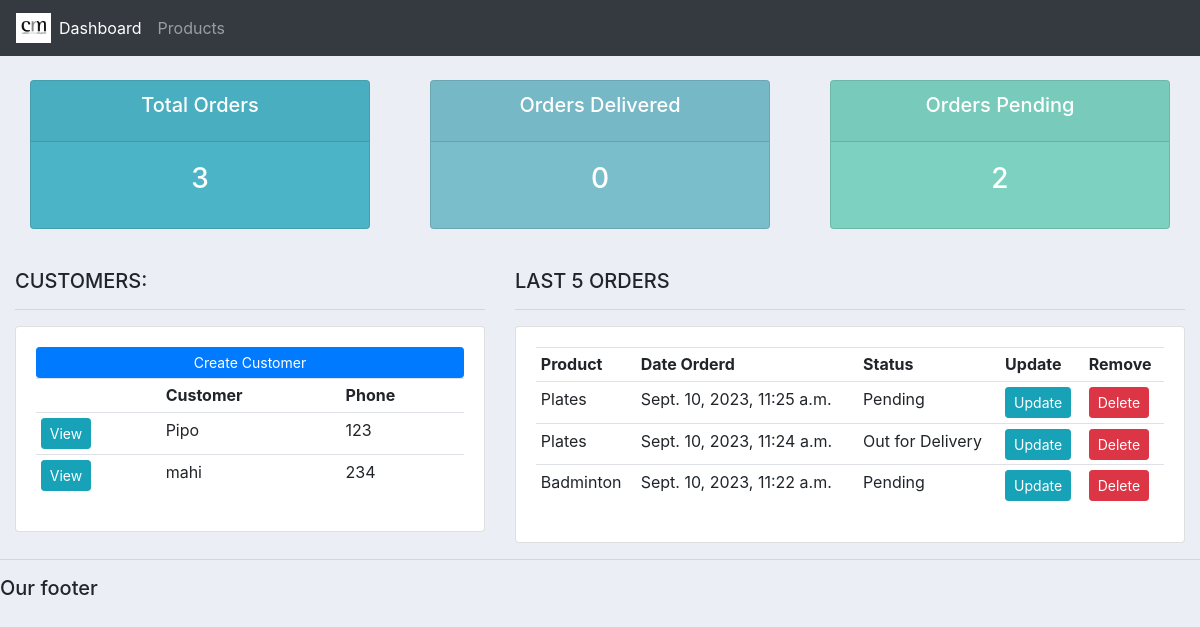
/, run on an earlier commit of the app's database.
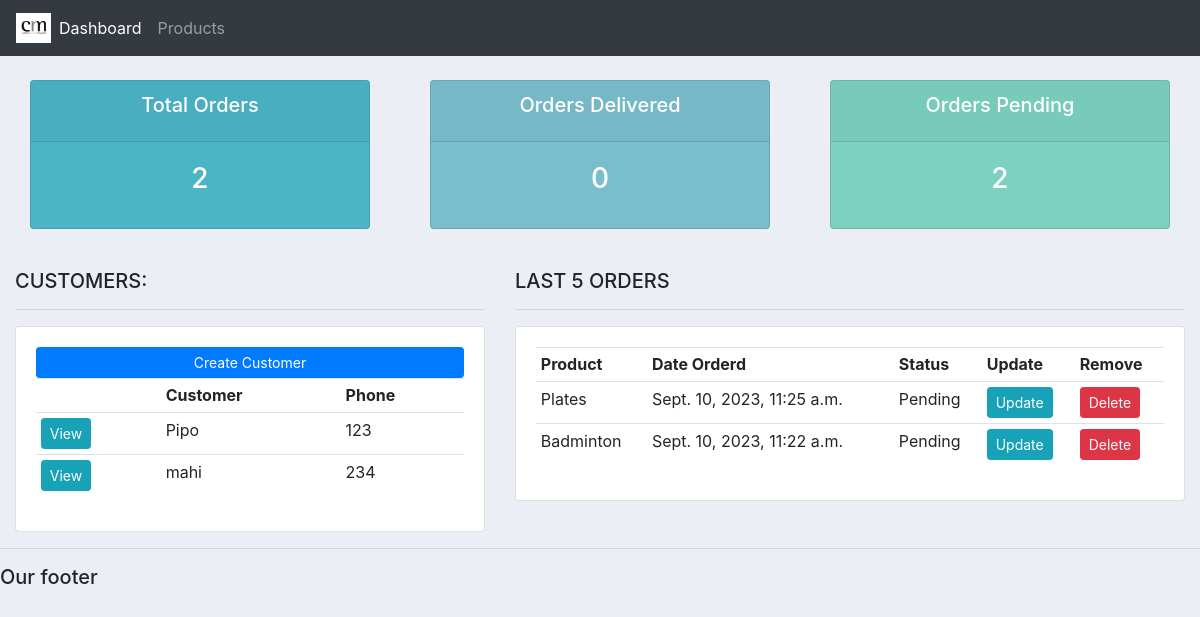
And on a later commit of the database.
### accounts/models.py (models this page shows, shortened)
class Customer(models.Model):
    name = models.CharField(max_length=200, null=True)
    phone = models.CharField(max_length=200, null=True)
    email = models.CharField(max_length=200, null=True)
    date_created = models.DateTimeField(auto_now_add=True, null = True)

class Order(models.Model):
    STATUS = (
        ('Pending', 'Pending'),
        ('Out for Delivery', 'Out for Delivery'),
        ('Delivered', 'Delivered'),
    )
    customer = models.ForeignKey(Customer, null=True, on_delete=models.SET_NULL)
    product = models.ForeignKey(Product, null=True, on_delete=models.SET_NULL)
    date_created = models.DateTimeField(auto_now_add=True, null=True)
    status = models.CharField(max_length = 200, null = True, choices = STATUS)
    note = models.CharField(max_length = 200, null = True)

class Product(models.Model):
    CATEGORY = (
        ('Indoor', 'Indoor'),
        ('Outdoor', 'Outdoor'),
    )
    name = models.CharField(max_length=200, null=True)
    price = models.FloatField(null = True)
    category = models.CharField(max_length=200, null=True, choices = CATEGORY)
    description = models.CharField(max_length=200, null=True, blank = True)
    date_created = models.DateTimeField(auto_now_add=True, null = True)
    tags = models.ManyToManyField(Tag)
    def __str__(self):
        return self.name

### accounts/views.py (the view)
# urls.py: path('', views.home, name = 'home'),
def home(request):
    orders = Order.objects.all()
    total_orders = orders.count()
    delivered = orders.filter(status = 'Delivered').count()
    pending = orders.filter(status = 'Pending').count()
    customers = Customer.objects.all()
    orders = orders.order_by('-date_created')[:5]
    context ={
        'total_orders' : total_orders,
        'delivered' : delivered,
        'pending' : pending,
        'customers' : customers,
        'orders' : orders
    }
    return render(request, 'accounts/dashboard.html', context)

### accounts/templates/accounts/dashboard.html
{%  extends 'accounts/main.html' %}
{% block content %}
{%  include 'accounts/status.html' %}
<br>
<div class="row">
	<div class="col-md-5">
		<h5>CUSTOMERS:</h5>
		<hr>
		<div class="card card-body">
			<a class="btn btn-primary  btn-sm btn-block" href="#">Create Customer</a>
			<table class="table table-sm">
				<tr>
					<th></th>
					<th>Customer</th>
					<th>Phone</th>
				</tr>
				{% for customer in customers%}
				<tr>
					<td><a class = "btn btn-sm btn-info" href="{% url 'customer' customer.id %}">View</a></td>
					<td>{{customer.name}}</td>
					<td>{{customer.phone}}</td>
				</tr>
				{% endfor %}
			</table>
		</div>
	</div>
	<div class="col-md-7">
		<h5>LAST 5 ORDERS</h5>
		<hr>
		<div class="card card-body">
			<table class="table table-sm">
				<tr>
					<th>Product</th>
					<th>Date Orderd</th>
					<th>Status</th>
					<th>Update</th>
					<th>Remove</th>
				</tr>
				{%for order in orders%}
				<tr>
					<td>{{order.product}}</td>
					<td>{{order.date_created}}</td>
					<td>{{order.status}}</td>
					<td><a class = "btn btn-sm btn-info" href="{% url 'update_order' order.id %}">Update</a></td>
					<td><a class = "btn btn-sm btn-danger" href="{% url 'delete_order' order.id %}">Delete</a></td>
				</tr>
				{%endfor %}
			</table>
		</div>
	</div>
</div>
{% endblock %}

What changed in the data, as far as the page shows it:
removed Order: product "Plates", date_created "Sept. 10, 2023, 11:24 a.m.", status "Out for Delivery"
Also different on the page:
{{ total_orders }}: "3" → "2"
